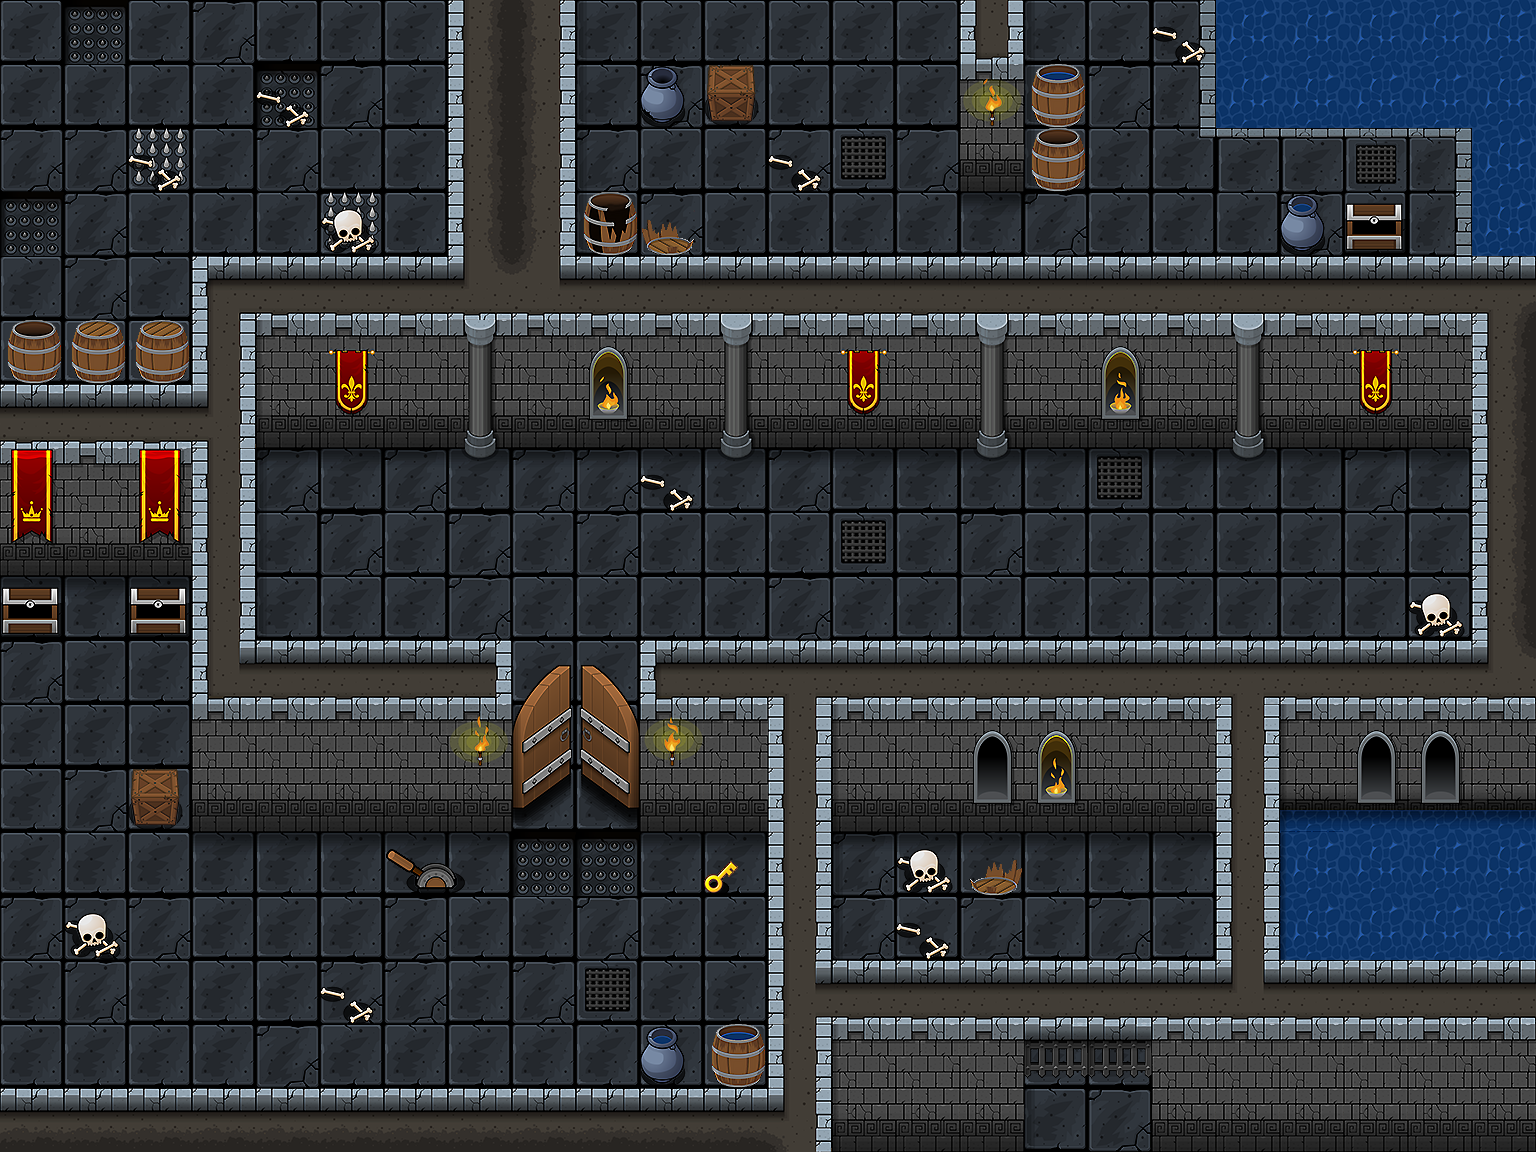

Rendered tile map (Tiled .tmx) drawn with the repository's tilesets; below, a short description and the full map source, tile grids included:
An orthogonal 24x18 tile map with 64x64 px tiles, 6 tile layers (flour, onFlour, sinkLayer, blockLayer, ...) and 2 objects.

<map version="1.2" tiledversion="1.2.1" orientation="orthogonal" renderorder="right-down" width="24" height="18" tilewidth="64" tileheight="64" infinite="0" nextlayerid="9" nextobjectid="14">
 <tileset firstgid="1" name="tileSheet04-01" tilewidth="64" tileheight="64" tilecount="260" columns="13">
  <image source="../tileSheet2.png" width="832" height="1280" />
 </tileset>
 <layer id="1" name="flour" width="24" height="18">
  <data encoding="csv">
56,230,56,57,56,56,56,0,0,33,56,56,56,56,56,56,33,56,81,134,134,134,134,134,
56,56,56,56,230,57,56,0,0,33,57,56,56,56,56,56,33,57,81,134,134,134,134,134,
57,57,231,56,57,56,56,0,0,20,56,56,57,58,57,57,33,56,94,96,96,95,119,134,
230,57,56,56,56,231,56,0,0,33,57,56,56,56,56,44,46,56,56,56,57,56,81,134,
56,57,56,0,0,0,0,0,0,0,0,0,0,0,0,0,0,0,0,0,0,0,0,0,
56,56,56,0,0,0,0,0,0,0,0,0,0,0,0,0,0,0,0,0,0,0,0,0,
0,0,0,0,0,0,0,0,0,0,0,0,0,0,0,0,0,0,0,0,0,0,0,0,
0,0,0,0,41,45,43,44,43,43,45,44,43,45,45,44,45,42,45,44,45,43,45,0,
0,0,0,0,33,57,56,57,56,57,56,56,56,58,56,57,56,56,56,56,56,56,56,0,
45,45,45,0,33,56,56,57,56,56,56,56,57,56,56,56,56,56,56,56,56,56,56,0,
57,56,56,0,0,0,0,0,56,56,0,0,0,0,0,0,0,0,0,0,0,0,0,0,
56,56,56,0,0,0,0,0,33,56,0,0,0,0,0,0,0,0,0,0,0,0,0,0,
56,57,56,0,0,0,0,0,56,56,0,0,0,0,0,0,0,0,0,0,0,0,0,0,
56,56,56,45,45,45,45,45,230,230,45,45,0,41,45,45,45,45,45,0,0,0,0,0,
57,57,57,56,56,56,57,56,56,57,56,56,0,20,56,57,56,57,56,0,0,0,0,0,
56,57,56,56,56,57,57,56,57,58,56,56,0,0,0,0,0,0,0,0,0,0,0,0,
56,56,56,56,57,56,56,56,56,56,56,56,0,0,0,0,56,56,0,0,0,0,0,0,
0,0,0,0,0,0,0,0,0,0,0,0,0,0,0,0,33,57,0,0,0,0,0,0
</data>
 </layer>
 <layer id="2" name="onFlour" width="24" height="18">
  <data encoding="csv">
0,0,0,0,0,0,0,0,0,0,0,0,0,0,0,0,0,0,180,0,0,0,0,0,
0,0,0,0,180,0,0,0,0,0,178,169,0,0,0,0,236,0,0,0,0,0,0,0,
0,0,180,0,0,0,0,0,0,0,0,0,180,0,0,0,237,0,0,0,0,0,0,0,
0,0,0,0,0,179,0,0,0,238,244,0,0,0,0,238,0,0,0,0,177,168,0,0,
0,0,0,0,0,0,0,0,0,0,0,0,0,0,0,0,0,0,0,0,0,0,0,0,
237,235,235,0,0,0,0,0,0,0,0,0,0,0,0,0,0,0,0,0,0,0,0,0,
0,0,0,0,0,0,0,0,0,0,0,0,0,0,0,0,0,0,0,0,0,0,0,0,
0,0,0,0,0,0,0,0,0,0,180,0,0,0,0,0,0,0,0,0,0,0,0,0,
0,0,0,0,0,0,0,0,0,0,0,0,0,0,0,0,0,0,0,0,0,0,0,0,
168,0,168,0,0,0,0,0,0,0,0,0,0,0,0,0,0,0,0,0,0,0,179,0,
0,0,0,0,0,0,0,0,0,0,0,0,0,0,0,0,0,0,0,0,0,0,0,0,
0,0,0,0,0,0,0,0,0,0,0,0,0,0,0,0,0,0,0,0,0,0,0,0,
0,0,169,0,0,0,0,0,0,0,0,0,0,0,0,0,0,0,0,0,0,0,0,0,
0,0,0,0,0,0,248,249,0,0,0,181,0,0,179,241,0,0,0,0,0,0,0,0,
0,179,0,0,0,0,0,0,0,0,0,0,0,0,180,0,0,0,0,0,0,0,0,0,
0,0,0,0,0,180,0,0,0,0,0,0,0,0,0,0,0,0,0,0,0,0,0,0,
0,0,0,0,0,0,0,0,0,0,177,236,0,0,0,0,0,0,0,0,0,0,0,0,
0,0,0,0,0,0,0,0,0,0,0,0,0,0,0,0,0,0,0,0,0,0,0,0
</data>
 </layer>
 <layer id="3" name="sinkLayer" width="24" height="18">
  <data encoding="csv">
0,0,0,0,0,0,0,0,0,0,0,0,0,0,0,0,0,0,0,0,0,0,0,0,
0,0,0,0,0,0,0,0,0,0,0,0,0,0,0,0,0,0,0,0,0,0,0,0,
0,0,0,0,0,0,0,0,0,0,0,0,0,0,0,0,0,0,0,0,0,0,0,0,
0,0,0,0,0,0,0,0,0,0,0,0,0,0,0,0,0,0,0,0,0,0,0,0,
0,0,0,0,0,0,0,0,0,0,0,0,0,0,0,0,0,0,0,0,0,0,0,0,
0,0,0,0,0,0,0,0,0,0,0,0,0,0,0,0,0,0,0,0,0,0,0,0,
0,0,0,0,0,0,0,0,0,0,0,0,0,0,0,0,0,0,0,0,0,0,0,0,
0,0,0,0,0,0,0,0,0,0,0,0,0,0,0,0,0,0,0,0,0,0,0,0,
0,0,0,0,0,0,0,0,0,0,0,0,0,0,0,0,0,0,0,0,0,0,0,0,
0,0,0,0,0,0,0,0,0,0,0,0,0,0,0,0,0,0,0,0,0,0,0,0,
0,0,0,0,0,0,0,0,0,0,0,0,0,0,0,0,0,0,0,0,0,0,0,0,
0,0,0,0,0,0,0,0,0,0,0,0,0,0,0,0,0,0,0,0,0,0,0,0,
0,0,0,0,0,0,0,0,0,0,0,0,0,0,0,0,0,0,0,0,0,0,0,0,
0,0,0,0,0,0,0,0,0,0,0,0,0,0,0,0,0,0,0,0,0,0,0,0,
0,0,0,0,0,0,0,0,0,0,0,0,0,0,0,0,0,0,0,0,0,0,0,0,
0,0,0,0,0,0,0,0,0,0,0,0,0,0,0,0,0,0,0,0,0,0,0,0,
0,0,0,0,0,0,0,0,0,0,0,0,0,0,0,0,0,0,0,0,0,0,0,0,
0,0,0,0,0,0,0,0,0,0,0,0,0,0,0,0,0,0,0,0,0,0,0,0
</data>
 </layer>
 <layer id="4" name="blockLayer" width="24" height="18">
  <data encoding="csv">
0,0,0,0,0,0,0,22,24,0,0,0,0,0,0,40,0,0,0,0,0,0,0,0,
0,0,0,0,0,0,0,22,24,0,0,0,0,0,0,19,0,0,0,0,0,0,0,0,
0,0,0,0,0,0,0,22,24,0,0,0,0,0,0,32,0,0,0,0,0,0,0,0,
0,0,0,0,0,0,0,22,24,0,0,0,0,0,0,45,0,0,0,0,0,0,0,0,
0,0,0,61,3,3,3,103,104,3,3,5,3,3,3,5,3,3,3,5,3,3,3,116,
0,0,0,27,15,17,19,18,19,19,19,18,19,17,19,18,19,19,19,18,19,17,19,22,
3,3,3,77,28,30,32,31,32,32,32,31,32,30,32,31,32,32,32,31,32,30,32,22,
16,19,16,27,0,0,0,0,0,0,0,0,0,0,0,0,0,0,0,0,0,0,0,22,
29,32,29,27,0,0,0,0,0,0,0,0,0,0,0,0,0,0,0,0,0,0,0,22,
0,0,0,27,0,0,0,0,0,0,0,0,0,0,0,0,0,0,0,0,0,0,0,22,
0,0,0,74,0,0,0,0,0,0,0,0,0,0,0,0,0,0,0,0,0,0,0,103,
0,0,0,19,19,19,19,19,211,212,19,19,27,15,19,19,19,19,19,27,15,19,19,19,
0,0,0,32,32,32,32,32,224,225,32,32,27,28,32,32,32,32,32,27,66,79,79,79,
0,0,0,0,0,0,0,0,0,0,0,0,27,0,0,0,0,0,0,27,133,134,134,134,
0,0,0,0,0,0,0,0,0,0,0,0,27,0,0,0,0,0,0,27,133,134,134,134,
0,0,0,0,0,0,0,0,0,0,0,0,78,3,3,3,3,3,3,39,3,3,3,3,
0,0,0,0,0,0,0,0,0,0,0,0,27,15,19,19,172,172,19,19,19,19,19,19,
10,10,10,10,10,10,10,10,10,10,10,10,100,28,32,32,0,0,32,32,32,32,32,32
</data>
 </layer>
 <layer id="5" name="onBlockLayer" width="24" height="18">
  <data encoding="csv">
0,0,0,0,0,0,0,0,0,0,0,0,0,0,0,0,0,0,0,0,0,0,0,0,
0,0,0,0,0,0,0,0,0,0,0,0,0,0,0,191,0,0,0,0,0,0,0,0,
0,0,0,0,0,0,0,0,0,0,0,0,0,0,0,0,0,0,0,0,0,0,0,0,
0,0,0,0,0,0,0,0,0,0,0,0,0,0,0,0,0,0,0,0,0,0,0,0,
0,0,0,0,0,0,0,0,0,0,0,0,0,0,0,0,0,0,0,0,0,0,0,0,
0,0,0,0,0,0,0,0,0,204,0,0,0,0,0,0,0,206,0,0,0,0,0,0,
0,0,0,0,0,0,0,0,0,217,0,0,0,0,0,0,0,219,0,0,0,0,0,0,
0,0,0,0,0,0,0,0,0,0,0,0,0,0,0,0,0,0,0,0,0,0,0,0,
0,0,0,0,0,0,0,0,0,0,0,0,0,0,0,0,0,0,0,0,0,0,0,0,
0,0,0,0,0,0,0,0,0,0,0,0,0,0,0,0,0,0,0,0,0,0,0,0,
0,0,0,0,0,0,0,0,0,0,0,0,0,0,0,0,0,0,0,0,0,0,0,0,
0,0,0,0,0,0,0,194,0,0,192,0,0,0,0,208,207,0,0,0,0,208,208,0,
0,0,0,0,0,0,0,0,0,0,0,0,0,0,0,221,220,0,0,0,0,221,221,0,
0,0,0,0,0,0,0,0,0,0,0,0,0,0,0,0,0,0,0,0,0,0,0,0,
0,0,0,0,0,0,0,0,0,0,0,0,0,0,0,0,0,0,0,0,0,0,0,0,
0,0,0,0,0,0,0,0,0,0,0,0,0,0,0,0,0,0,0,0,0,0,0,0,
0,0,0,0,0,0,0,0,0,0,0,0,0,0,0,0,0,0,0,0,0,0,0,0,
0,0,0,0,0,0,0,0,0,0,0,0,0,0,0,0,0,0,0,0,0,0,0,0
</data>
 </layer>
 <objectgroup id="6" name="playerLayer">
  <object id="1" gid="178" x="543" y="590" width="64" height="64">
   <properties>
    <property name="type" value="playerStartPosition" />
   </properties>
  </object>
 </objectgroup>
 <objectgroup id="7" name="objectLayer">
  <object id="13" gid="164" x="1284" y="572" width="64" height="64">
   <properties>
    <property name="sprite" value="treasure1" />
    <property name="type" value="chest" />
   </properties>
  </object>
 </objectgroup>
 <layer id="8" name="upperLayer" width="24" height="18">
  <data encoding="csv">
0,0,0,0,0,0,0,0,0,0,0,0,0,0,0,0,0,0,0,0,0,0,0,0,
0,0,0,0,0,0,0,0,0,0,0,0,0,0,0,0,0,0,0,0,0,0,0,0,
0,0,0,0,0,0,0,0,0,0,0,0,0,0,0,0,0,0,0,0,0,0,0,0,
0,0,0,0,0,0,0,0,0,0,0,0,0,0,0,0,0,0,0,0,0,0,0,0,
0,0,0,0,0,0,0,0,0,0,0,0,0,0,0,0,0,0,0,0,0,0,0,0,
0,0,0,0,0,0,0,0,0,0,0,0,0,0,0,0,0,0,0,0,0,0,0,0,
0,0,0,0,0,0,0,0,0,0,0,0,0,0,0,0,0,0,0,0,0,0,0,0,
0,0,0,0,0,0,0,0,0,0,0,0,0,0,0,0,0,0,0,0,0,0,0,0,
0,0,0,0,0,0,0,0,0,0,0,0,0,0,0,0,0,0,0,0,0,0,0,0,
0,0,0,0,0,0,0,0,0,0,0,0,0,0,0,0,0,0,0,0,0,0,0,0,
0,0,0,0,3,3,3,6,198,199,2,3,52,3,3,3,3,3,3,52,3,3,3,0,
0,0,0,0,0,0,0,0,0,0,0,0,0,0,0,0,0,0,0,0,0,0,0,0,
0,0,0,0,0,0,0,0,0,0,0,0,0,0,0,0,0,0,0,0,0,0,0,0,
0,0,0,0,0,0,0,0,0,0,0,0,0,0,0,0,0,0,0,0,0,0,0,0,
0,0,0,0,0,0,0,0,0,0,0,0,0,0,0,0,0,0,0,0,0,0,0,0,
0,0,0,0,0,0,0,0,0,0,0,0,0,0,0,0,0,0,0,0,0,0,0,0,
0,0,0,0,0,0,0,0,0,0,0,0,0,0,0,0,0,0,0,0,0,0,0,0,
0,0,0,0,0,0,0,0,0,0,0,0,0,0,0,0,0,0,0,0,0,0,0,0
</data>
 </layer>
</map>
